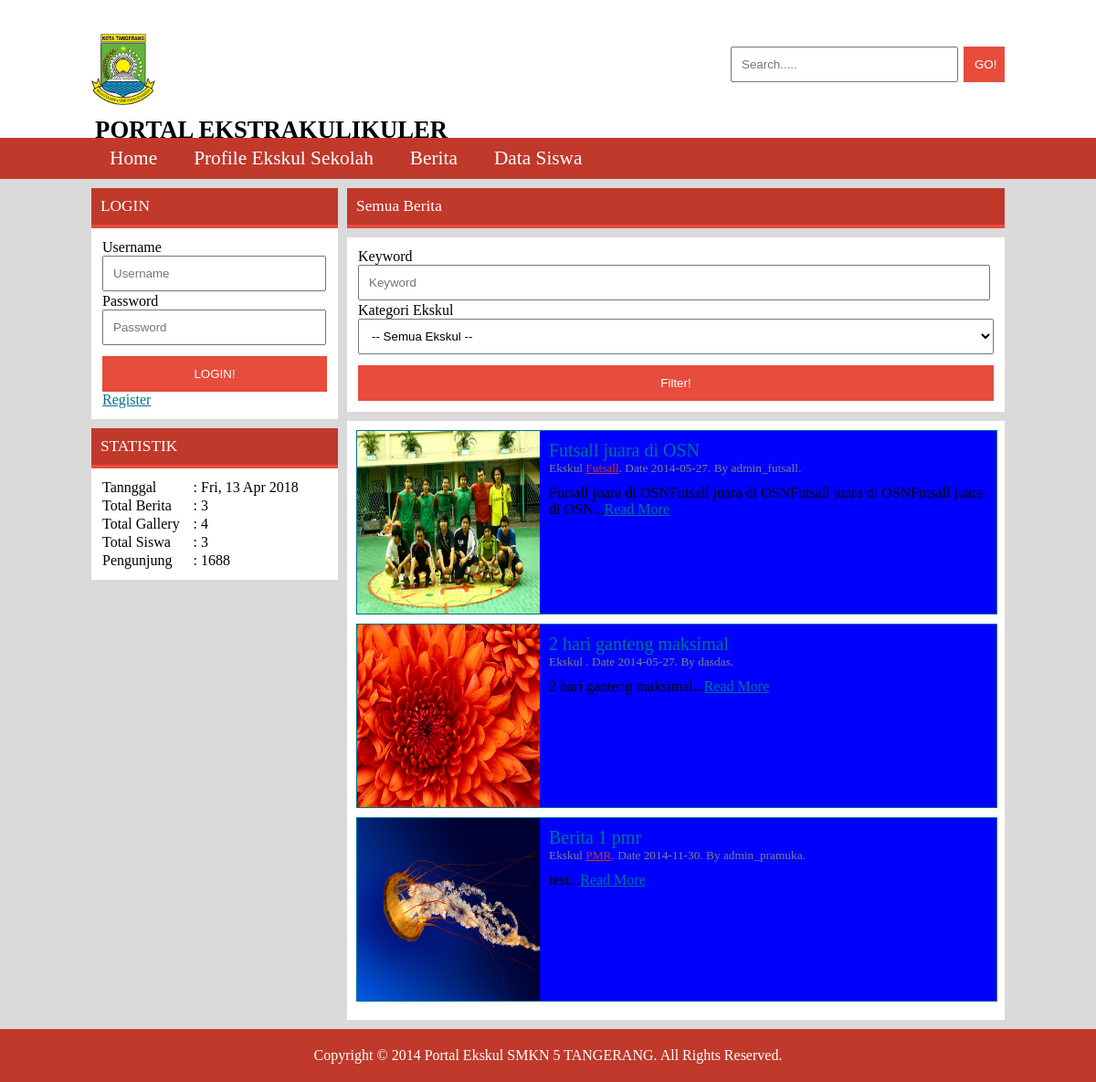
The page /index.php?page=berita on the database its author committed.
### tables this page shows
CREATE TABLE IF NOT EXISTS `berita` (
  `id` int(11) NOT NULL AUTO_INCREMENT,
  `title` varchar(225) NOT NULL,
  `content` text NOT NULL,
  `id_ekskul` int(11) NOT NULL,
  `id_user` int(11) NOT NULL,
  `photo` text NOT NULL,
  `status` int(11) NOT NULL,
  `date` date NOT NULL,
  PRIMARY KEY (`id`)
);

CREATE TABLE IF NOT EXISTS `ekskul` (
  `id` int(11) NOT NULL AUTO_INCREMENT,
  `title` varchar(225) NOT NULL,
  `profile` text NOT NULL,
  `photo` text NOT NULL,
  PRIMARY KEY (`id`)
);

CREATE TABLE IF NOT EXISTS `users` (
  `id` int(11) NOT NULL AUTO_INCREMENT,
  `username` varchar(225) NOT NULL,
  `password` varchar(225) NOT NULL,
  `email` varchar(225) NOT NULL,
  `fullname` varchar(224) NOT NULL,
  `profile` text NOT NULL,
  `id_ekskul` int(11) NOT NULL,
  `role` int(11) NOT NULL,
  `status` int(11) NOT NULL,
  PRIMARY KEY (`id`)
);

### function.php (called while the page is built, shortened)
<?php
	function ekskul_name($id) {
		global $db;
		$q=mysqli_query($db,"SELECT * FROM ekskul where id = '$id'");
		$f=mysqli_fetch_array($q);
		$title=$f[title];
		return $title;
	}
	function user_name($id) {
		global $db;
		$q=mysqli_query($db,"SELECT * FROM users where id = '$id'");
		$f=mysqli_fetch_array($q);
		$fullname=$f[fullname];
		return $fullname;
	}
?>

### page/berita.php (the view, shortened to what this page needs)
<div id="right">
	<div class="box">
		<div class="box-head">
			Semua Berita
		</div>
	</div>
	<div class="box">
		<div class="box-content">
			<form action="" method="POST">
				<table width="100%">
					<tr>
						<td>Keyword<input type="text" value="<?=$_POST['keyword']?>" placeholder="Keyword" name="keyword" class="form-txt" style="width:96%;float:left"></td>
					</tr>
					<tr>
						<td>Kategori Ekskul
							<select class="form-txt" name="id_ekskul">
								<option value="">-- Semua Ekskul --</option>
							</select>
						</td>
					</tr>
					<tr>
						<td><input type="submit" value="Filter!" name="search_advance" class="form-btn" style="margin-top:10px;float:left"></td>
					</tr>
				</table>
			</form>
		</div>
	</div>
	<div class="box">
		<div class="box-content">
			<?php
				$q=mysqli_query($db,"SELECT * FROM berita order by id desc");
				if(mysqli_num_rows($q) > 0) {
					while($f=mysqli_fetch_array($q)) {
			?>
						<div class="while_post">
							<div class="img">
								<img src="img/<?=$f[photo]?>">
							</div>
							<div class="while_post_content">
								<div class="title">
									<?=$f[title]?>
								</div>
								<div class="info">
									Ekskul <a href="index.php?page=ekskul&action=view&id=<?=$f[id_ekskul]?>"><?=ekskul_name("$f[id_ekskul]")?></a>. Date <?=$f[date]?>. By <?=user_name($f[id_user])?>.
								</div>
								<div class="desc">
									  <?=substr("$f[content]",0,100)?>...<a class="link" href="index.php?page=berita&action=view&id=<?=$f[id]?>">Read More</a>
								</div>
							</div>
						</div>
			<?php
					}
				} else {
					echo "Tidak ada berita";
				}
			?>
		</div>
	</div>
</div>

### css/style.css (style rules this page uses)
* { padding:0; margin:0; }
body { font-family:calibri; color:inherit; background:#dadada; }
a { text-decoration:none; color:inherit; }
.link { color:#00728f; text-decoration:underline; }
.form-txt { padding:10px; width:100%; }
.form-btn { padding:12px; background:#e74c3c; color:white; border:none; width:100%; }
#content #right { float:right; width:720px; }
#content #right:after { clear:both; display:block; content:''; }
.box { position:relative; width:100%; margin-bottom:10px; }
.box:after { clear:both; display:block; content:''; }
.box .box-head { background:#c0392b; padding:10px; font-size:13pt; color:white; border-bottom: 4px solid #e74c3c; }
.box .box-content { background:white; color:black; padding:10px; }
.while_post { width:100%; height:200px; margin-bottom:10px; background: blue; border:1px solid #00728f; }
.while_post:after { clear:both; display:block; content:''; }
.while_post .img { float:left; width:200px; height:200px; }
.while_post .img img { float:left; width:200px; height:200px; overflow:hidden; }
.while_post .while_post_content { float:right; padding:10px 10px 10px 10px; width:480px; height:180px; }
.while_post .while_post_content .title { color:#00728f; font-size:15pt; }
.while_post .while_post_content .info { color:grey; font-size:10pt; }
.while_post .while_post_content .info a { color:#c0392b; text-decoration:underline; }
.while_post .while_post_content .desc { margin-top:10px; }

### rows shown on the page
berita: photo (picture), title "Futsall juara di OSN", id_ekskul.title "Futsall", date "2014-05-27", id_user.fullname "admin_futsall", content "Futsall juara di OSNFutsall juara di OSNFutsall juara di OSNFutsall juara di OSN"
berita: photo (picture), title "2 hari ganteng maksimal", date "2014-05-27", id_user.fullname "dasdas", content "2 hari ganteng maksimal"
berita: photo (picture), title "Berita 1 pmr", id_ekskul.title "PMR", date "2014-11-30", id_user.fullname "admin_pramuka", content "test"

### other values the page prints
mysqli_num_rows(mysqli_query($db,"SELECT * FROM berita")) "3"
mysqli_num_rows(mysqli_query($db,"SELECT * FROM gallery")) "4"
mysqli_num_rows(mysqli_query($db,"SELECT * FROM pengunjung")) "1688"
